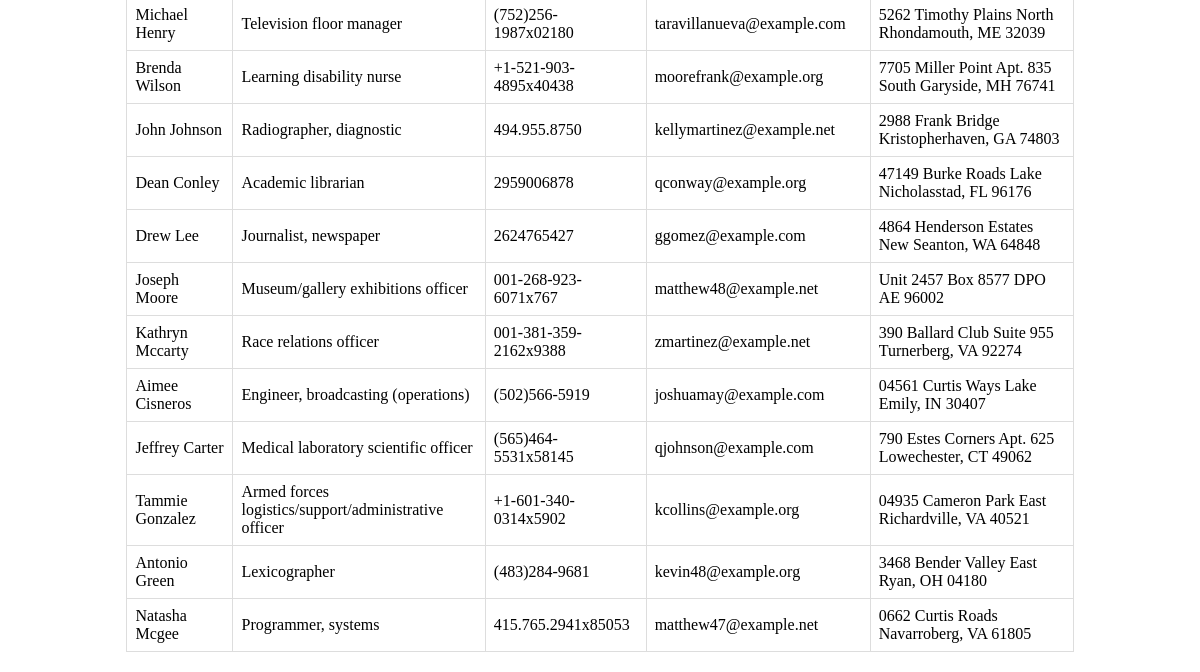
Page /store_employee_info (lower part) on the earlier database version.
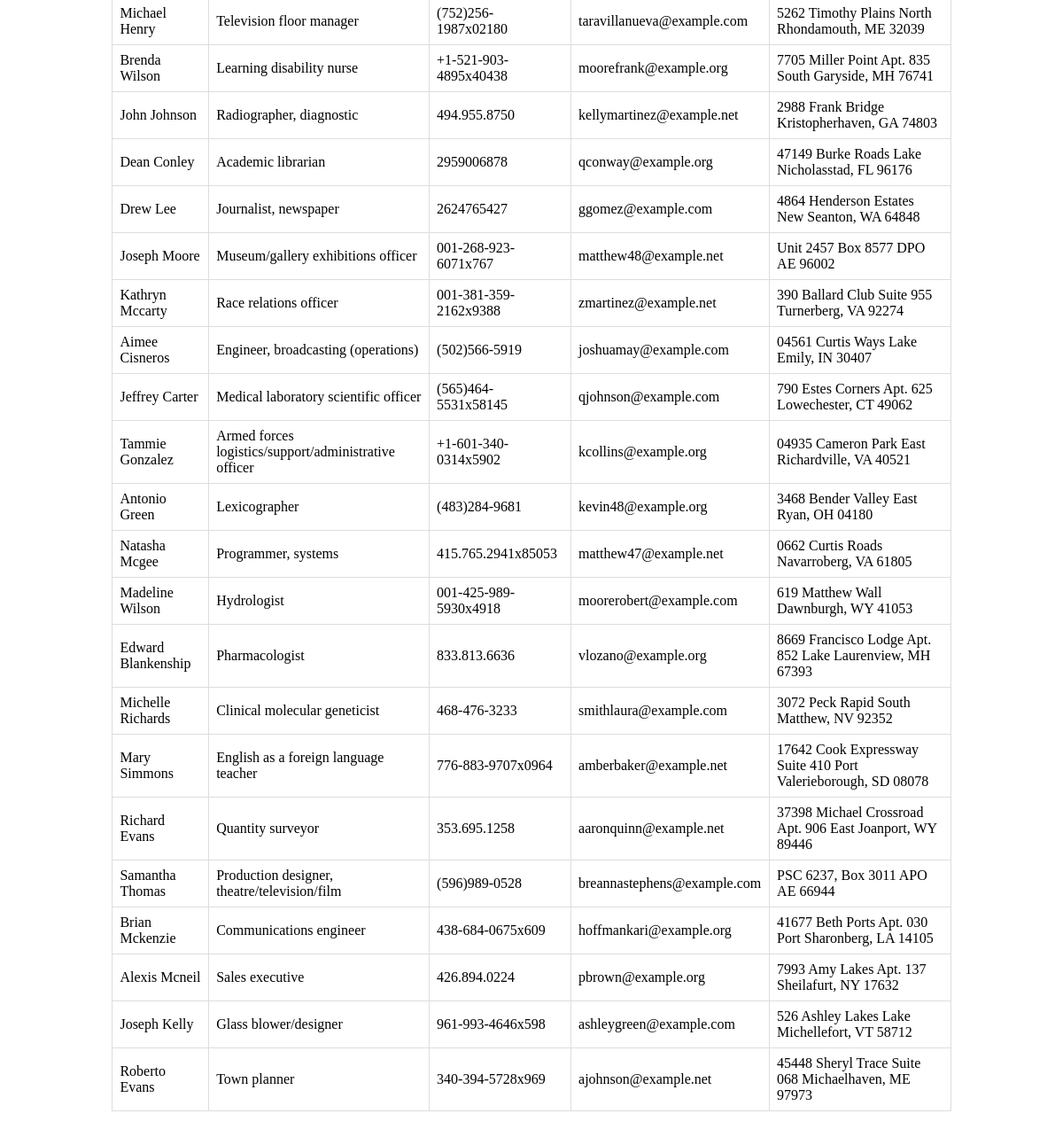
Same page on the later database version.
### app1/models.py (models this page shows, shortened)
class Employee(models.Model):
    first_name = models.CharField(max_length=50)
    last_name = models.CharField(max_length=50)
    date_of_birth = models.DateField()
    position = models.CharField(max_length=50)
    contact_number = models.CharField(max_length=20)
    email = models.EmailField()
    address = models.TextField()
    hire_date = models.DateField()
    salary = models.DecimalField(max_digits=10, decimal_places=2)
    store = models.ForeignKey(Store, on_delete=models.CASCADE,default= 'NA')

### app1/views.py (the view)
# urls.py: path('store_employee_info', views.store_employee_info, name='store_employee_info'),
def store_employee_info(request):
    stores = Store.objects.all()
    employees = Employee.objects.all()
    context = {
        'stores': stores,
        'employees': employees,
    }
    return render(request, 'store_employee_info.html', context)

### templates/store_employee_info.html (shortened to what this page needs)
<!DOCTYPE html>
<html>
<head>
</head>
<body>
    <table>
        <tbody>
            {% for employee in employees %}
                <tr>
                    <td>{{ employee.first_name }} {{ employee.last_name }}</td>
                    <td>{{ employee.position }}</td>
                    <td>{{ employee.contact_number }}</td>
                    <td>{{ employee.email }}</td>
                    <td>{{ employee.address }}</td>
                </tr>
            {% empty %}
                <tr>
                    <td colspan="5">No employees found.</td>
                </tr>
            {% endfor %}
        </tbody>
    </table>
</body>
</html>

### templates/store_employee_info.html (style rules this page uses)
table { border-collapse: collapse; width: 80%; margin: 20px auto; }

Differences in the rows shown:
added Employee: first_name "Madeline", last_name "Wilson", position "Hydrologist", contact_number "001-425-989-5930x4918", email "moorerobert@example.com", address "619 Matthew Wall Dawnburgh, WY 41053"
added Employee: first_name "Edward", last_name "Blankenship", position "Pharmacologist", contact_number "833.813.6636", email "vlozano@example.org", address "8669 Francisco Lodge Apt. 852 Lake Laurenview, MH 67393"
added Employee: first_name "Michelle", last_name "Richards", position "Clinical molecular geneticist", contact_number "468-476-3233", email "smithlaura@example.com", address "3072 Peck Rapid South Matthew, NV 92352"
added Employee: first_name "Mary", last_name "Simmons", position "English as a foreign language teacher", contact_number "776-883-9707x0964", email "amberbaker@example.net", address "17642 Cook Expressway Suite 410 Port Valerieborough, SD 08078"
added Employee: first_name "Richard", last_name "Evans", position "Quantity surveyor", contact_number "353.695.1258", email "aaronquinn@example.net", address "37398 Michael Crossroad Apt. 906 East Joanport, WY 89446"
added Employee: first_name "Samantha", last_name "Thomas", position "Production designer, theatre/television/film", contact_number "(596)989-0528", email "breannastephens@example.com", address "PSC 6237, Box 3011 APO AE 66944"
added Employee: first_name "Brian", last_name "Mckenzie", position "Communications engineer", contact_number "438-684-0675x609", email "hoffmankari@example.org", address "41677 Beth Ports Apt. 030 Port Sharonberg, LA 14105"
added Employee: first_name "Alexis", last_name "Mcneil", position "Sales executive", contact_number "426.894.0224", email "pbrown@example.org", address "7993 Amy Lakes Apt. 137 Sheilafurt, NY 17632"
added Employee: first_name "Joseph", last_name "Kelly", position "Glass blower/designer", contact_number "961-993-4646x598", email "ashleygreen@example.com", address "526 Ashley Lakes Lake Michellefort, VT 58712"
added Employee: first_name "Roberto", last_name "Evans", position "Town planner", contact_number "340-394-5728x969", email "ajohnson@example.net", address "45448 Sheryl Trace Suite 068 Michaelhaven, ME 97973"
